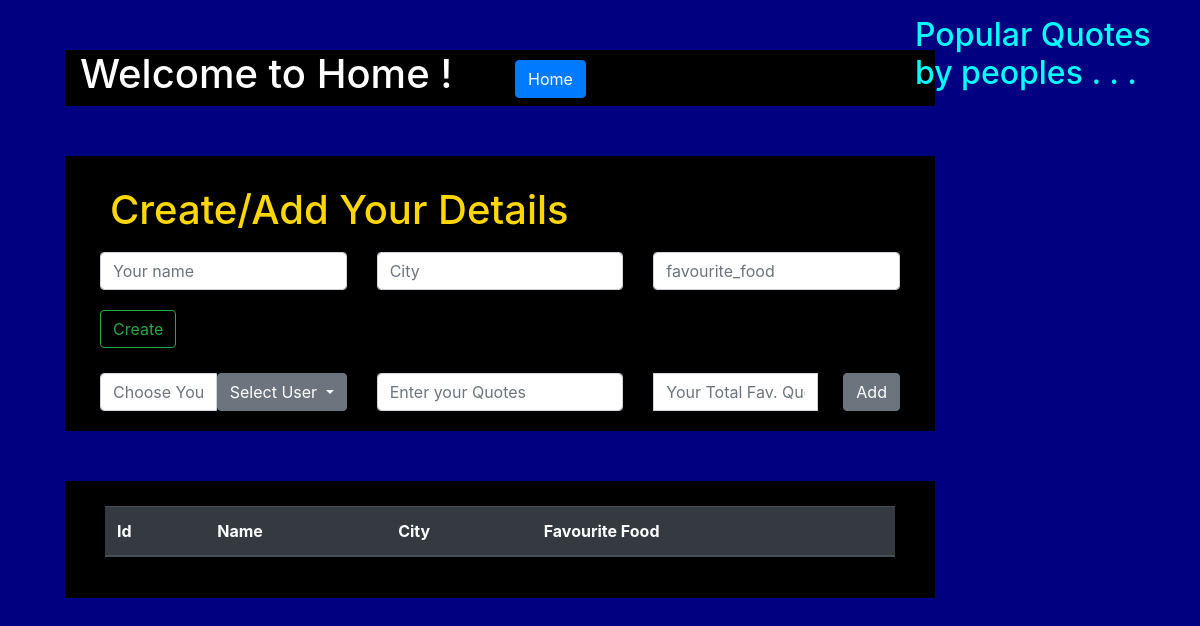
/, run on an earlier commit of the app's database.
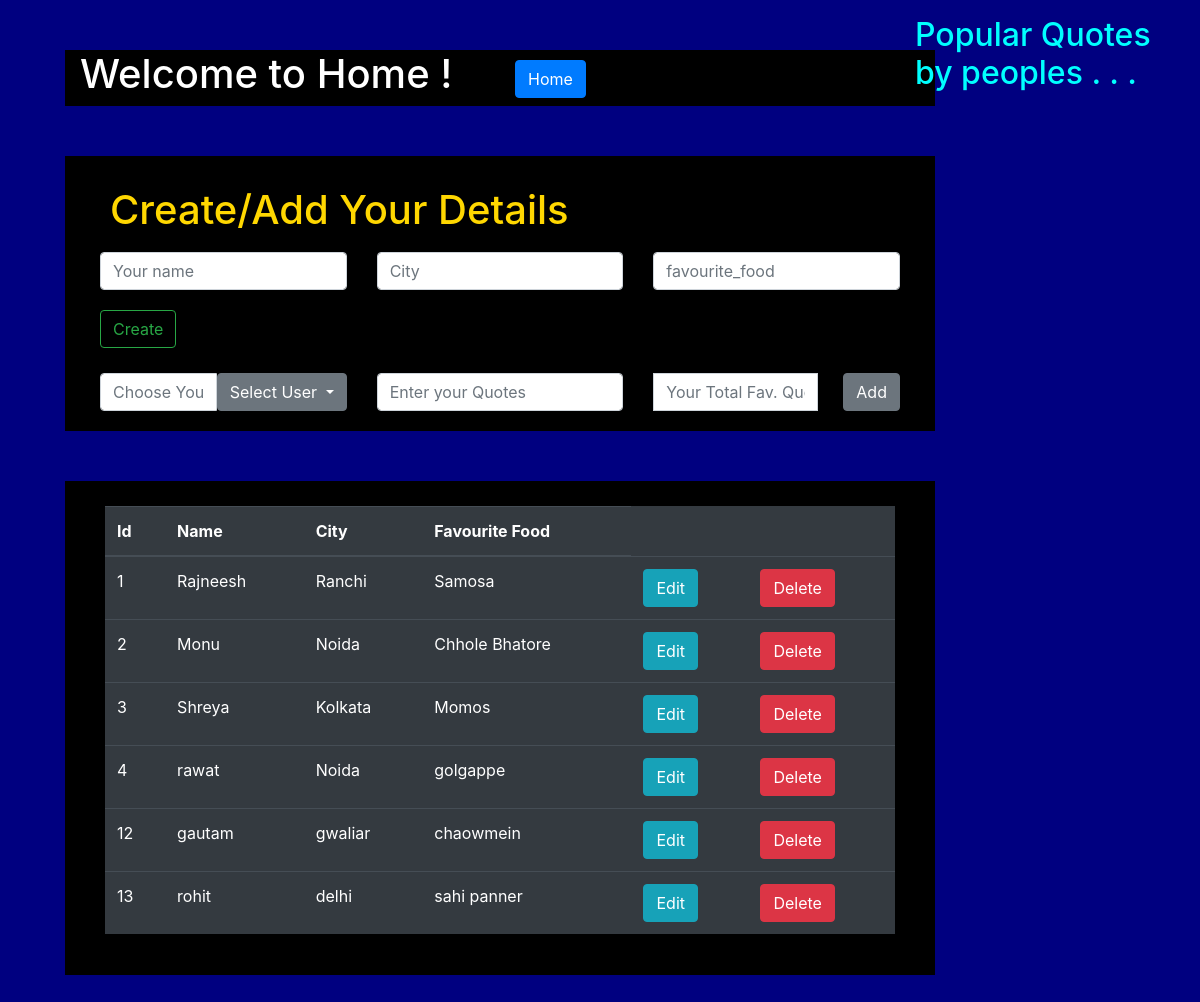
And on a later commit of the database.
### human/models.py (models this page shows)
class DetailsOfHuman(models.Model):
    name = models.CharField(max_length=15)
    city = models.CharField(max_length=10)
    favourite_food = models.CharField(max_length=15)

### human/views.py (the view)
# urls.py: 2. Add a URL to urlpatterns:  path('', views.home, name='home')
def home(request):
    if request.method == 'POST':
        if (request.POST['name'] != " "):
            name = request.POST['name']
            city = request.POST['city']
            favourite_food = request.POST['favourite_food']
            checkNameInsideDB = DetailsOfHuman.objects.filter(name=request.POST['name'])
            if (len(checkNameInsideDB) != 0):
                isNameOfThisUserPresent = True
            else:
                isNameOfThisUserPresent = False
                instanceOfDetails = DetailsOfHuman.objects.create(name=name, city=city, favourite_food=favourite_food)
                instanceOfDetails.save()
        else:
            name = request.POST['name'] + " " + request.POST['middleName']
            city = request.POST['city']
            favourite_food = request.POST['favourite_food']
            instanceOfDetails = DetailsOfHuman.objects.create(name=name, city=city, favourite_food=favourite_food)
            instanceOfDetails.save()
            isNameOfThisUserPresent = False
        """To Create New Instance/objects of DetailsOfHuman"""
        """To Save New Instance/objects of DetailsOfHuman"""
    else:
        isNameOfThisUserPresent = False
    '''To Show All objects of DetailsOfHuman'''
    getSavedDetails = DetailsOfHuman.objects.all()
    getFovouriteQoutesDetails = favouriteQuotes.objects.all()
    tempDict={}
    for i in getFovouriteQoutesDetails:
        y = DetailsOfHuman.objects.get(id=i.user_f_quotes_id)
        tempDict[y.name] = i.quote
        print("favourite quotes by user ----> ",tempDict) # name ---> rohit, qoute ---> "how"
    print("getSavedDetails", getSavedDetails)
    """
        '''To Show Only selected object of DetailsOfHuman using get'''
        getSavedDetails = DetailsOfHuman.objects.get(id=33)
        print("getSavedDetails", getSavedDetails)
    """
    """
        '''To Show Only selected object of DetailsOfHuman using filter'''
        getSavedDetails = DetailsOfHuman.objects.get(id=33)
        print("getSavedDetails", getSavedDetails)
    """
    return render(request, 'homeHTML/home.html',
                  {"getSavedDetails": getSavedDetails, "isNameOfThisUserPresent": isNameOfThisUserPresent,"favoriteQoutesAndName": tempDict})

### human/templates/homeHtml/home.html (shortened to what the changed rows need)
<!DOCTYPE html>
{% load static %}
<html lang="en">
<head>
    <link rel="stylesheet" href="https://cdn.jsdelivr.net/npm/bootstrap@4.5.3/dist/css/bootstrap.min.css"
>
</head>
<body>
<div class="container-fluid">
    <div class="row">
        <div class="col-sm-9">
                       <div class="container custom_margin">
                           <div class="row" style="background-color:black;">
                               <div class="col-sm-6">
                                       <h1>Welcome to Home !</h1>
                               </div>
                           </div>
                       </div>
                    {% if corm %}
                      <div class="container custom_margin">
                       <div class="row" style="background-color:black;padding:20px;">
                            <div class="col-sm-12">
                               <form method="post" style="background-color:wheat;padding:20px;">
                                    <h1 style="color:navy;padding:10px;">Edit Your Details</h1>
                                      {% csrf_token %}
                                     <div class="row" >
                                          <div class="col-sm-12">
                                              {{corm}}
                                          </div>
                                      </div>
                                    <button type="submit" style="margin-top:20px" class="btn btn-secondary">Update</button>
                               </form>
                            </div>
                       </div>
                      </div>
                       {% else %}
                         <div class="container custom_margin">
                       <div class="row" style="background-color:black;padding:20px;">
                           <div class="col-sm-12" >
                               <form method="post" style="margin-bottom:25px;">
                               <h1 style="color:gold;padding:10px;">Create/Add Your Details</h1>
                           </form>
                           </div>
                       </div>
                       </div>
                    {% endif %}
                    <div class="container custom_margin" >
                       <div class="row" style="background-color:black;padding:25px;" >
                           <div class="col-sm-12">
                               <table class="table table-dark table-hover">
                                  <thead>
                                    <tr>
                                      <th scope="col">Id</th>
                                      <th scope="col">Name</th>
                                      <th scope="col">City</th>
                                      <th scope="col">Favourite Food</th>
                                    </tr>
                                  </thead>
                                  <tbody>
                                      {% for i in getSavedDetails %}
                                          <tr>
                                              <td>{{i.id}}</td>
                                              <td>{{i.name}}</td>
                                              <td>{{i.city}}</td>
                                              <td>{{i.favourite_food}}</td>
                                               <form action="{% url 'editdata' i.id %}">
                                                    <td><button class="btn btn-info" >Edit</button></td>
                                              </form>
                                              <form action="{% url 'deletedata' i.id %}" method="POST">
                                                    <td><button class="btn btn-danger" >Delete</button></td>
                                              </form>
                                          </tr>
                                      {% endfor %}
                                  </tbody>
                                </table>
                           </div>
                       </div>
                    </div>
                    </div>
        <div class="col-sm-3 mt-3">
            <h2 style="color:cyan;">Popular Quotes by peoples . . .</h2>
      </div>
            </div>
        </div>
</body>
</html>

What changed in the data, as far as the page shows it:
added DetailsOfHuman: id "1", name "Rajneesh", city "Ranchi", favourite_food "Samosa"
added DetailsOfHuman: id "2", name "Monu", city "Noida", favourite_food "Chhole Bhatore"
added DetailsOfHuman: id "3", name "Shreya", city "Kolkata", favourite_food "Momos"
added DetailsOfHuman: id "4", name "rawat", city "Noida", favourite_food "golgappe"
added DetailsOfHuman: id "12", name "gautam", city "gwaliar", favourite_food "chaowmein"
added DetailsOfHuman: id "13", name "rohit", city "delhi", favourite_food "sahi panner"
